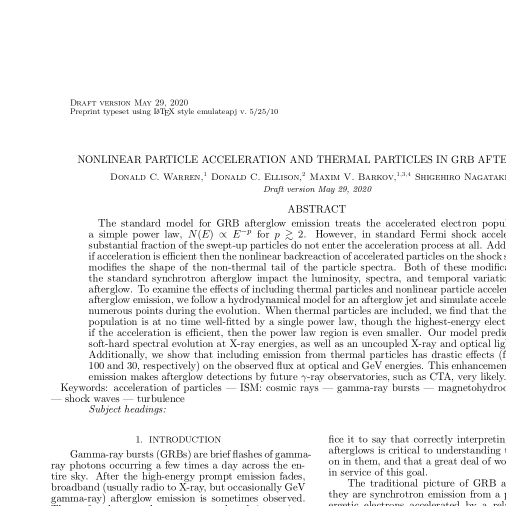
#> input picture TEXT_DETECTION/cropped.jpg, 1024 x 1024 px (shown at 1/2 size)
$ python contour-based-LF.py
#> lines starting #> are read from the running program, lines starting #| are printed output that depends on the picture; after the words box and inside, x2 and y2 are one past the last pixel; in counts of white or black regions, pixels touching at a corner belong together
import cv2
import numpy as np


def get_contour_labels(imgfile):
#> called with imgfile = 'cropped.jpg'
  image = cv2.imread(imgfile)
#> image is the input picture: shape (1024, 1024, 3); min 0, max 255, mean 241.3
  gray = cv2.cvtColor(image, cv2.COLOR_BGR2GRAY)

  # Convert the grayscale image to binary
  ret, binary = cv2.threshold(gray, 100, 255, cv2.THRESH_OTSU)
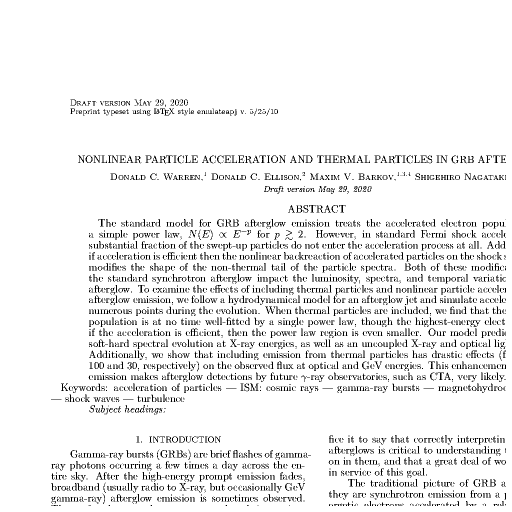
#> binary: shape (1024, 1024) (shown at 1/2 size); 93.5% white; black in thin lines or dots, all inside (x1, y1, x2, y2) = (102, 199, 1012, 1012)
#> ret = 163

  # To detect object contours, we want a black background and a white
  # foreground, so we invert the image (i.e. 255 - pixel value)
  inverted_binary = ~binary
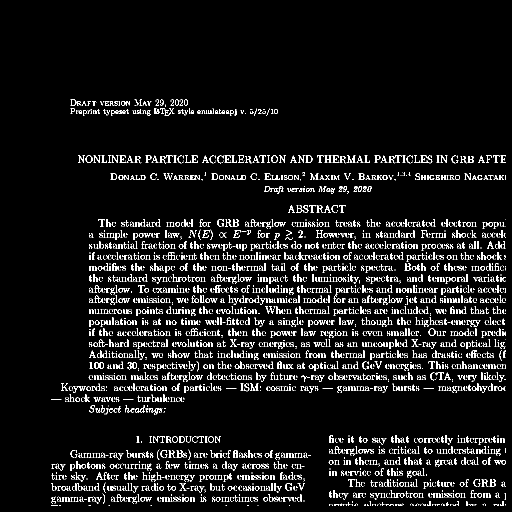
#> inverted_binary: shape (1024, 1024) (shown at 1/2 size); 6.5% white in thin lines or dots, all inside (x1, y1, x2, y2) = (102, 199, 1012, 1012)

  # Find the contours on the inverted binary image, and store them in a list
  # Contours are drawn around white blobs.
  # hierarchy variable contains info on the relationship between the contours
  contours, hierarchy = cv2.findContours(inverted_binary,
    cv2.RETR_TREE,
    cv2.CHAIN_APPROX_SIMPLE)
#> contours = 4063 contours, 3531 with area under 20; largest, box (x1, y1, x2, y2) and area: (857, 657, 871, 672) 148, (542, 311, 556, 326) 148, (171, 311, 185, 326) 148, (611, 311, 625, 326) 137, (858, 657, 870, 672) 116

  #This is inmtermediate contour image having red contours plotted along the letters
  with_contours_int = cv2.drawContours(image, contours, -1,(0,0,255),2)
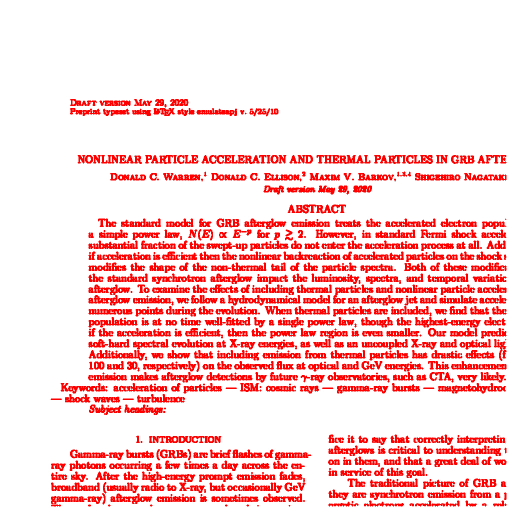
#> with_contours_int: shape (1024, 1024, 3) (shown at 1/2 size); mean B, G, R 211.5, 211.5, 254.6

  #We again perform binarization of above image inorder to find contours again
  gray_contour = cv2.cvtColor(with_contours_int, cv2.COLOR_BGR2GRAY)
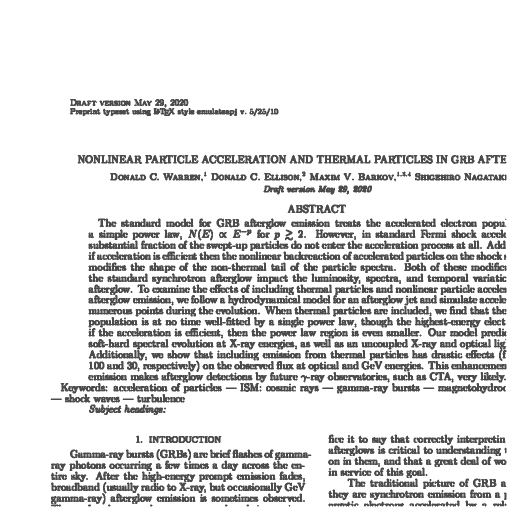
#> gray_contour: shape (1024, 1024) (shown at 1/2 size); min 76, max 255, mean 224.3

  ret, binary_contour = cv2.threshold(gray_contour, 100, 255,
    cv2.THRESH_OTSU)
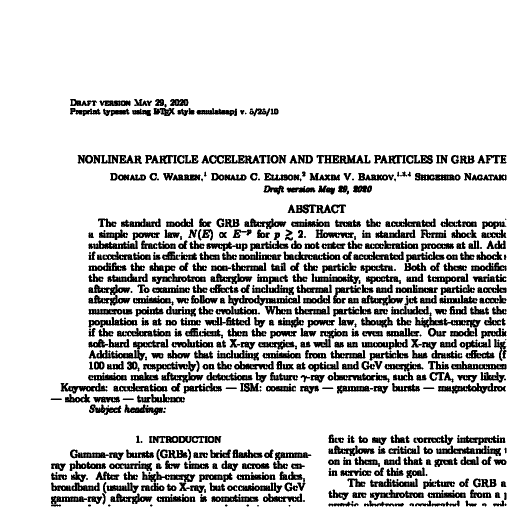
#> binary_contour: shape (1024, 1024) (shown at 1/2 size); 83.1% white; 637 black regions (141 under 20 px), largest, box (x1, y1, x2, y2) and area: (456, 590, 601, 611) 1382, (298, 872, 443, 886) 1368, (876, 766, 1012, 787) 1296
#> ret = 165
  inverted_contour = ~binary_contour
#> inverted_contour: shape (1024, 1024); 16.9% white; 637 white regions (141 under 20 px)

  # We find contours again of this inverted binary map so that word boundaries are detected
  contours, hierarchy = cv2.findContours(inverted_contour,
    cv2.RETR_TREE,
    cv2.CHAIN_APPROX_SIMPLE)
#> contours = 2562 contours, 1751 with area under 20; largest, box (x1, y1, x2, y2) and area: (456, 590, 601, 611) 1334, (298, 872, 443, 886) 1310, (876, 766, 1012, 787) 1218, (872, 891, 1002, 912) 1132, (418, 310, 520, 328) 1104

  #New contours are blue in colour to identify word bounds
  with_contours = cv2.drawContours(with_contours_int, contours, -1,(255,0,0),1)
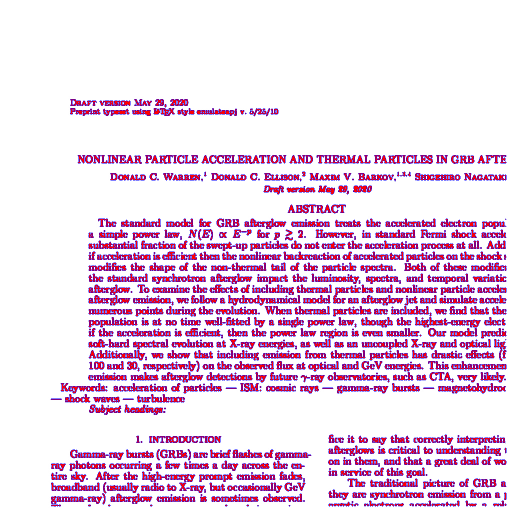
#> with_contours: shape (1024, 1024, 3) (shown at 1/2 size); mean B, G, R 230.9, 211.4, 235.2

  origimage = cv2.imread(imgfile)
  bboxes = []
  # Draw a bounding box around all contours
  for c in contours:
      x, y, w, h = cv2.boundingRect(c)
      # Make sure contour area is large enough
      if (cv2.contourArea(c)) > 20:
          #cv2.rectangle(origimage,(x,y), (x+w,y+h), (0,0,0), cv2.FILLED)
          bboxes.append([x, y, w, h])
#> this loop made 2562 passes
#> (x, y, w, h) on passes 1 to 3: (577, 1010, 4, 3), (514, 1010, 4, 3), (493, 1009, 5, 4)
#> after the loop, bboxes = 789 items, first 6: [102, 1009, 20, 4], [728, 1007, 10, 6], [964, 1006, 9, 7], [863, 1006, 27, 7], [819, 1006, 9, 7], [708, 1006, 9, 7]

  final_img = np.zeros((1024, 1024, 3), dtype = np.uint8)
  for b in bboxes:
      x = b[0]
      y = b[1]
      w = b[2]
      h = b[3]
      cv2.rectangle(final_img,(x,y), (x+w,y+h), (255, 255, 255), cv2.FILLED)
#> this loop made 789 passes
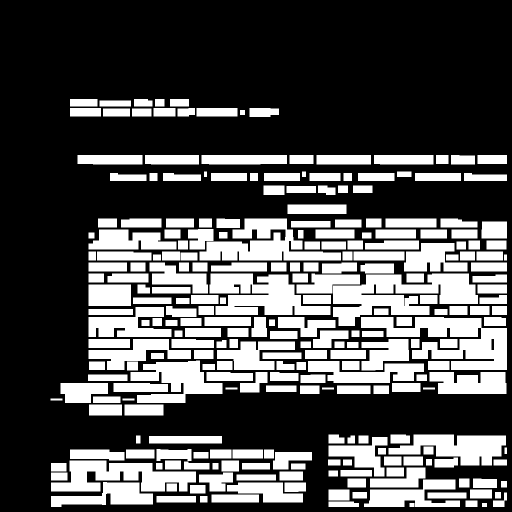
#> final_img: shape (1024, 1024, 3) (shown at 1/2 size); 32.8% white; 258 white regions, largest, box (x1, y1, x2, y2) and area: (666, 547, 956, 652) 16581, (722, 634, 1014, 740) 16048, (419, 547, 661, 630) 12956

  return final_img

imgfile = 'cropped.jpg'
final_img = get_contour_labels(imgfile)
final_img = ~final_img
cv2.imwrite('final.jpg', final_img)
